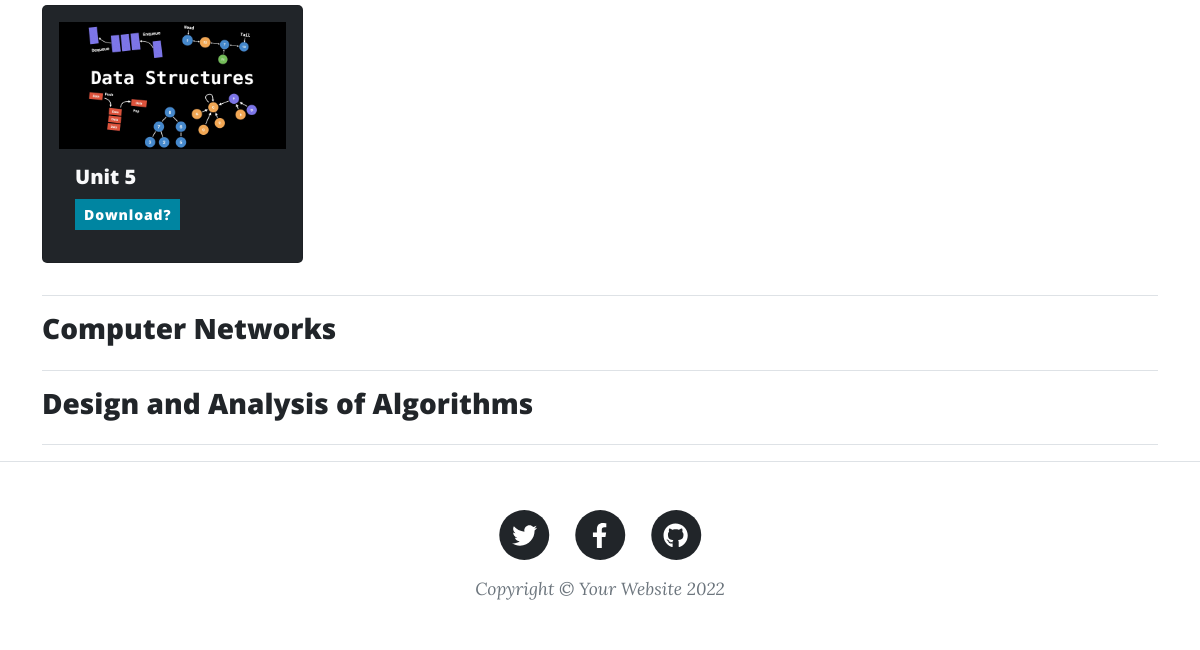
/notes/ (signed in, lower part), run on an earlier commit of the app's database.
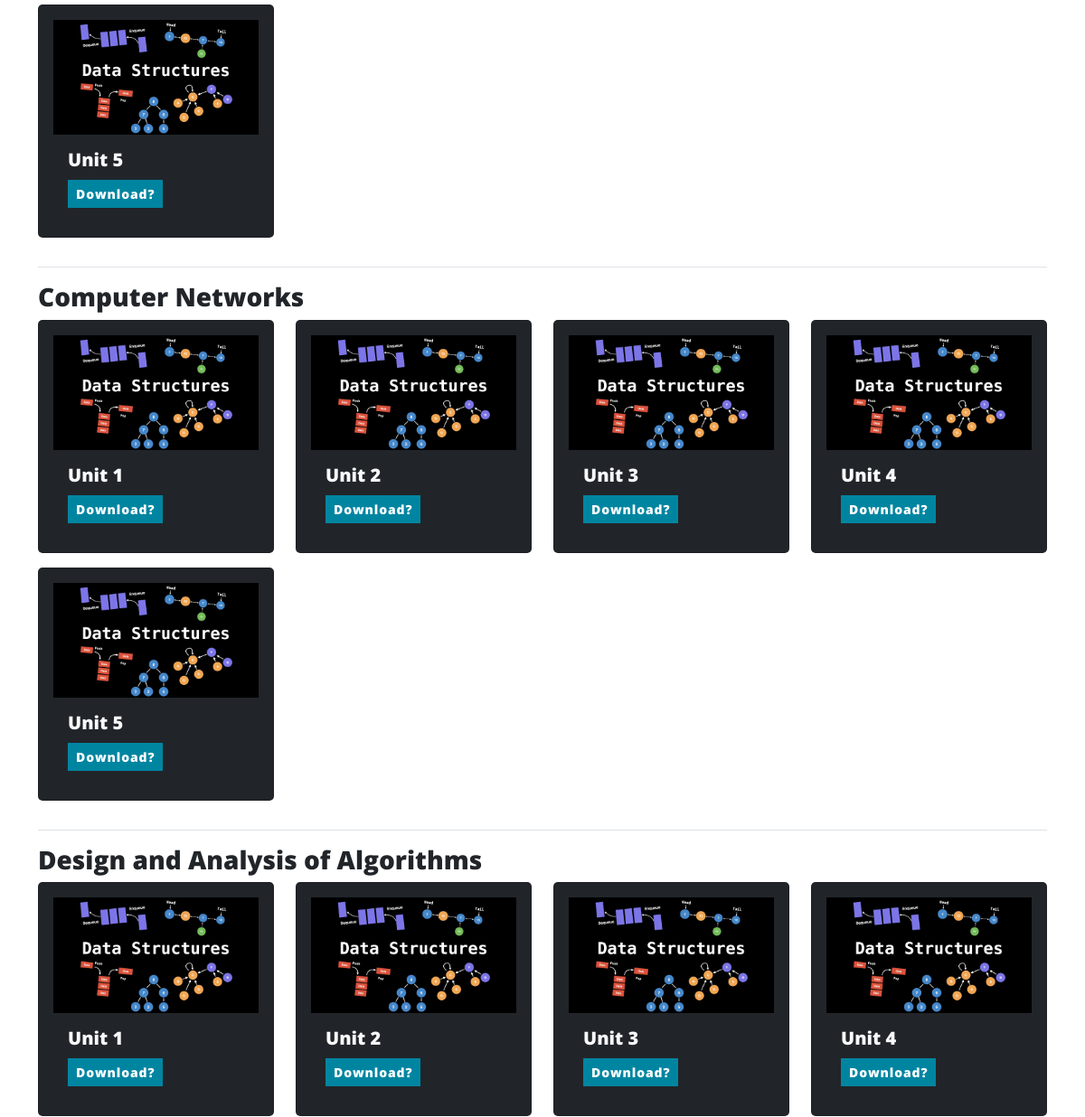
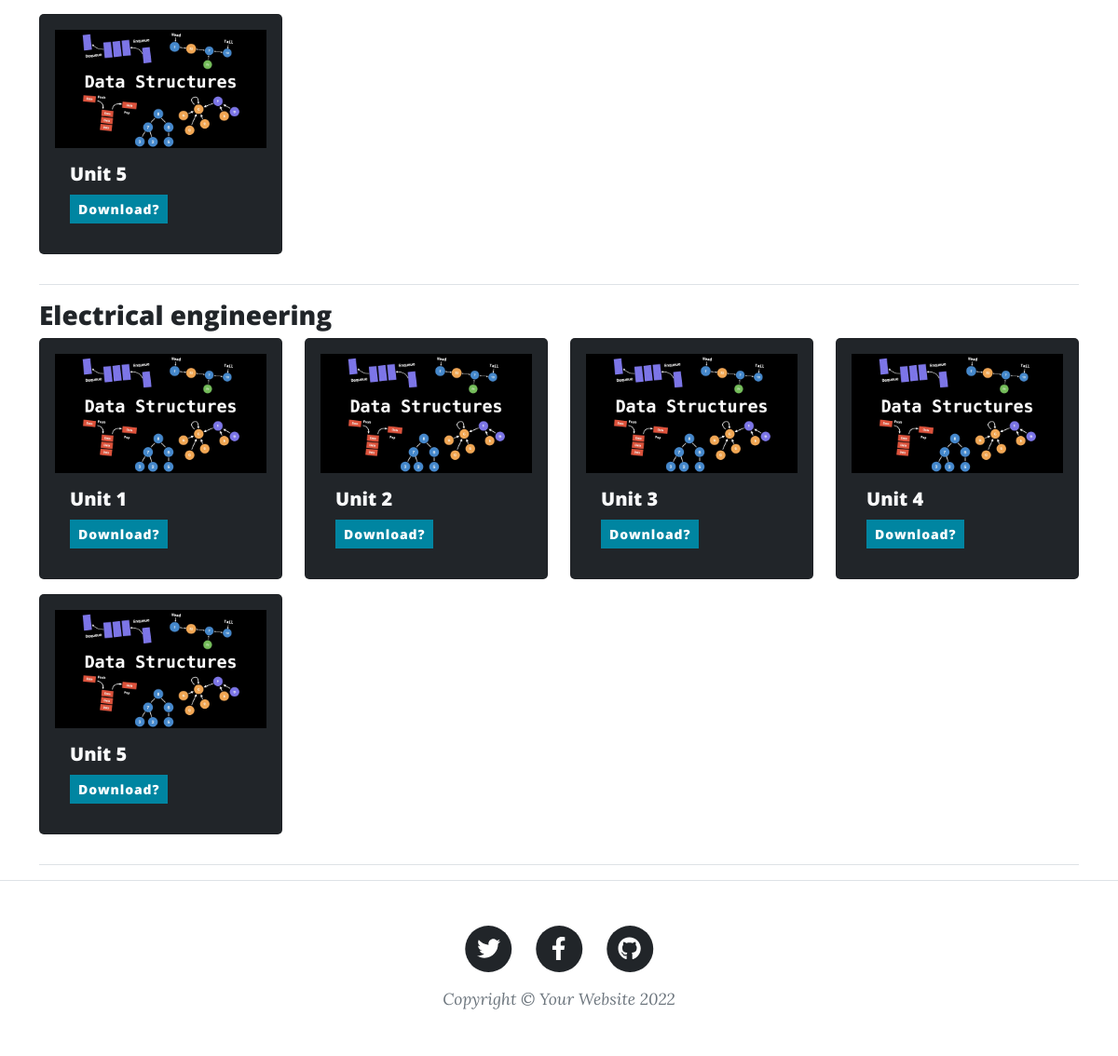
And on a later commit of the database (2 pictures, top to bottom).
### notes/models.py (models this page shows, shortened)
class Unit(models.Model):
    subject = models.ForeignKey(Subject , on_delete=models.CASCADE)
    unitNo = models.IntegerField(default=1)
    file = models.FileField(null=True, blank=True)
    class Meta:
        unique_together = ('unitNo','subject')
        ordering = ['unitNo']

class Subject(models.Model):
    name = models.CharField(max_length=100, unique=True)
    units = models.ManyToManyField('Unit', blank=True, related_name='units')
    img = models.ImageField(null=True , blank=True)
    def __str__(self):
        return self.name

### notes/views.py (the view)
# urls.py: path('', views.mainPage , name='notesMainPage'),
@login_required(login_url="loginPage")
def mainPage(request):
    subjects = Subject.objects.all()
    params = {
        'subjects': subjects,
        'subject':subjects.first(),
    }
    return render(request,'notes/notesPage.html',params)

### templates/notes/notesPage.html (shortened to what this page needs)
{% extends 'blog-basic.html'%}
{% block content%}
        <div class="container">
            {% for i in subjects%}
                <div class="row">
                            <h3>{{i}}</h3>
                                {% for j in i.units.all%}
                                    <div class="col-sm-3 mb-3">
                                        <div class="card p-3 bg-dark" style="border-radius:5px;">
                                          <img class="card-img-top" src="{{subject.img.url}}" alt="Card image cap">
                                          <div class="card-body ">
                                            <h5 class="card-title text-light">Unit {{j.unitNo}}</h5>
                                            <a href="{{j.file.url}}" class="btn btn-primary btn-sm">Download?</a>
                                          </div>
                                        </div>
                                    </div>
                                {% endfor %}
                </div>
            <hr>
            {% endfor%}
        </div>
        {% endblock content%}

### templates/blog-basic.html (shortened to what this page needs)
<!DOCTYPE html>
<html lang="en">
    <head>
    </head>
    <body>
        {% block content%}
        {% endblock content%}
        <footer class="border-top">
            <div class="container px-4 px-lg-5">
                <div class="row gx-4 gx-lg-5 justify-content-center">
                    <div class="col-md-10 col-lg-8 col-xl-7">
                        <ul class="list-inline text-center">
                            <li class="list-inline-item">
                                <a href="#!">
                                    <span class="fa-stack fa-lg">
                                        <i class="fas fa-circle fa-stack-2x"></i>
                                        <i class="fab fa-twitter fa-stack-1x fa-inverse"></i>
                                    </span>
                                </a>
                            </li>
                            <li class="list-inline-item">
                                <a href="#!">
                                    <span class="fa-stack fa-lg">
                                        <i class="fas fa-circle fa-stack-2x"></i>
                                        <i class="fab fa-facebook-f fa-stack-1x fa-inverse"></i>
                                    </span>
                                </a>
                            </li>
                            <li class="list-inline-item">
                                <a href="#!">
                                    <span class="fa-stack fa-lg">
                                        <i class="fas fa-circle fa-stack-2x"></i>
                                        <i class="fab fa-github fa-stack-1x fa-inverse"></i>
                                    </span>
                                </a>
                            </li>
                        </ul>
                        <div class="small text-center text-muted fst-italic">Copyright &copy; Your Website 2022</div>
                    </div>
                </div>
            </div>
        </footer>
    </body>
</html>

What changed in the data, as far as the page shows it:
added Unit: img (placeholder picture), unitNo "1", shown under Subject "Computer Networks"
added Unit: img (placeholder picture), unitNo "2", shown under Subject "Computer Networks"
added Unit: img (placeholder picture), unitNo "3", shown under Subject "Computer Networks"
added Unit: img (placeholder picture), unitNo "4", shown under Subject "Computer Networks"
added Unit: img (placeholder picture), unitNo "5", shown under Subject "Computer Networks"
added Unit: img (placeholder picture), unitNo "1", shown under Subject "Design and Analysis of Algorithms"
added Unit: img (placeholder picture), unitNo "2", shown under Subject "Design and Analysis of Algorithms"
added Unit: img (placeholder picture), unitNo "3", shown under Subject "Design and Analysis of Algorithms"
added Unit: img (placeholder picture), unitNo "4", shown under Subject "Design and Analysis of Algorithms"
added Unit: img (placeholder picture), unitNo "5", shown under Subject "Design and Analysis of Algorithms"
added Subject: name "Electrical engineering"
added Unit: img (placeholder picture), unitNo "1", shown under "Electrical engineering"
added Unit: img (placeholder picture), unitNo "2", shown under "Electrical engineering"
added Unit: img (placeholder picture), unitNo "3", shown under "Electrical engineering"
added Unit: img (placeholder picture), unitNo "4", shown under "Electrical engineering"
added Unit: img (placeholder picture), unitNo "5", shown under "Electrical engineering"
